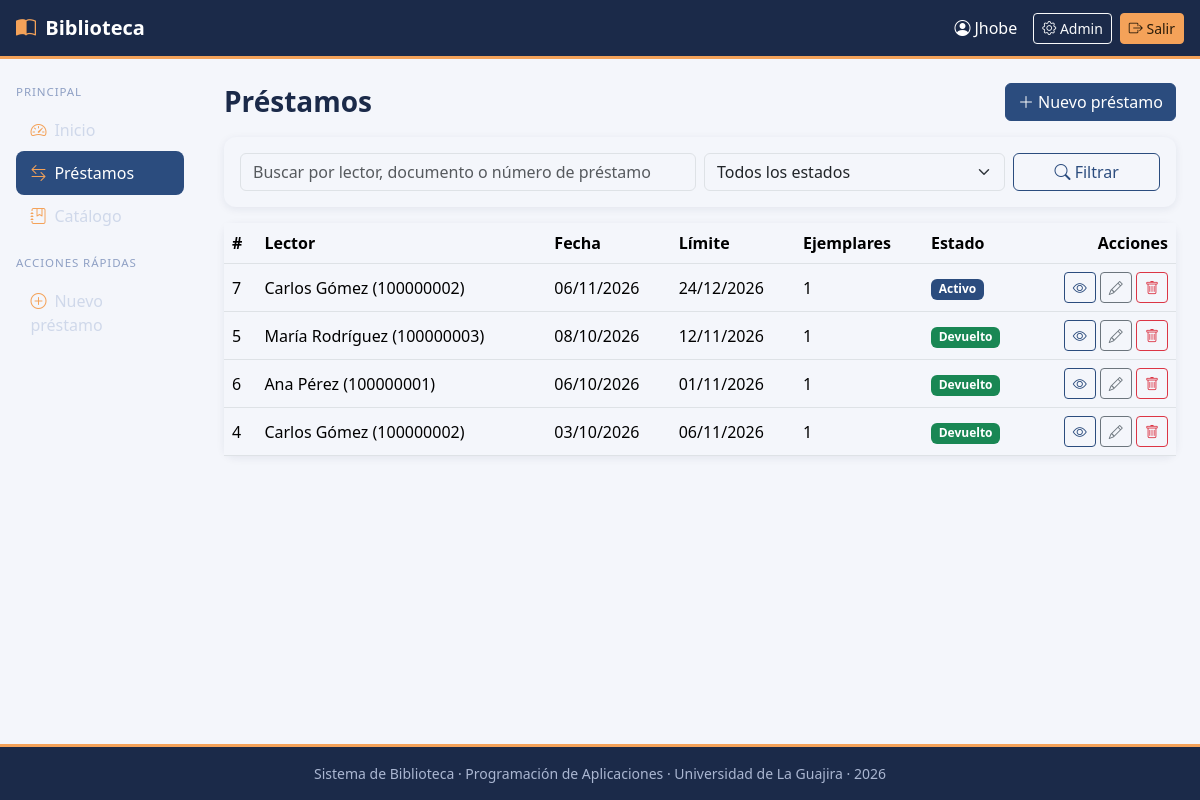
Page /prestamos/ (signed in) on the earlier database version.
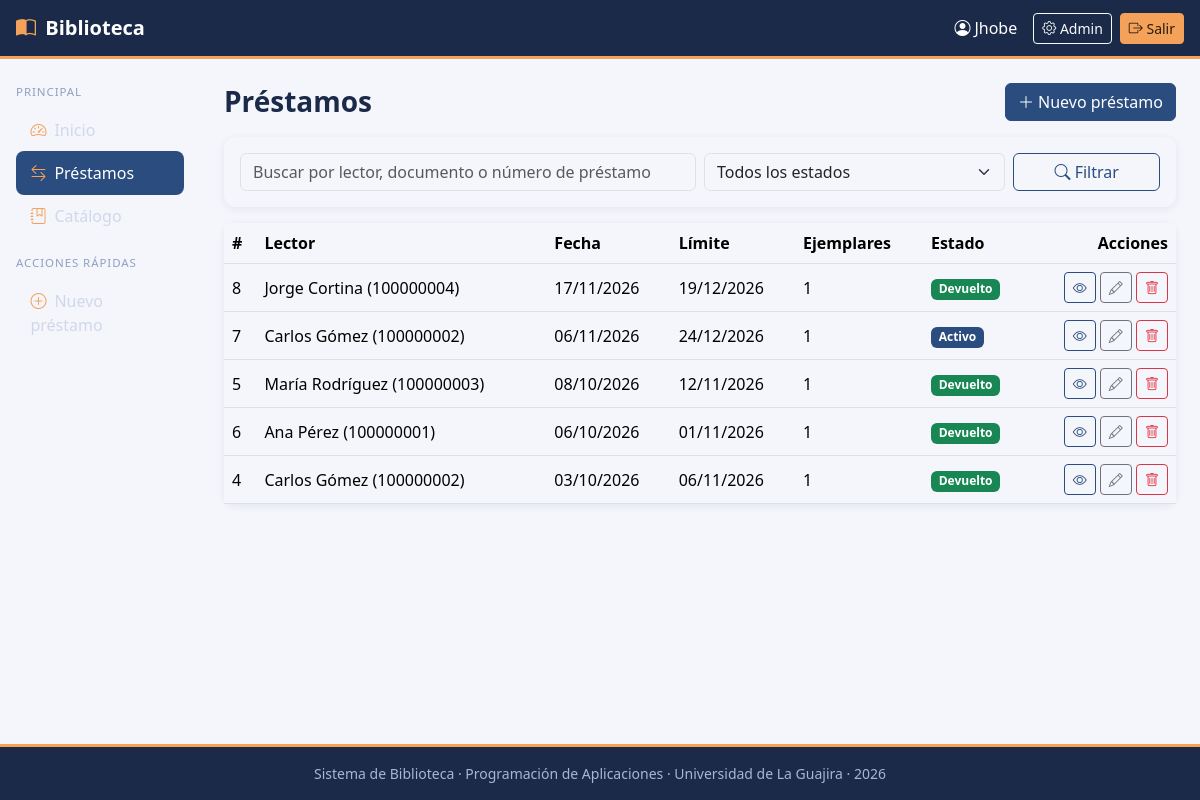
Same page on the later database version.
### apps/prestamos/models.py (models this page shows, shortened)
class Prestamo(models.Model):
    ESTADOS = [
        ('activo', 'Activo'),
        ('devuelto', 'Devuelto'),
        ('vencido', 'Vencido'),
        ('cancelado', 'Cancelado'),
    ]
    pk_pre_id = models.AutoField(primary_key=True)
    fk_lec_id = models.ForeignKey(
        'lectores.Lector', on_delete=models.PROTECT, db_column='fk_lec_id', related_name='prestamos'
    )
    pre_fecha_prestamo = models.DateField(default=timezone.localdate)
    pre_fecha_limite = models.DateField()
    pre_estado = models.CharField(max_length=20, choices=ESTADOS, default='activo')
    pre_observaciones = models.TextField(blank=True)
    class Meta:
        db_table = 'tbl_prestamo'
        ordering = ['-pre_fecha_prestamo', '-pk_pre_id']
        verbose_name = 'préstamo'
        verbose_name_plural = 'préstamos'

### apps/lectores/models.py (models this page shows)
class Lector(models.Model):
    pk_lec_id = models.AutoField(primary_key=True)
    lec_documento = models.CharField(max_length=25, unique=True)
    lec_nombres = models.CharField(max_length=100)
    lec_apellidos = models.CharField(max_length=100)
    lec_correo = models.EmailField(unique=True)
    lec_telefono = models.CharField(max_length=25, blank=True)
    lec_fecha_registro = models.DateField(auto_now_add=True)
    lec_activo = models.BooleanField(default=True)
    class Meta:
        db_table = 'tbl_lector'
        ordering = ['lec_apellidos', 'lec_nombres']
        verbose_name = 'lector'
        verbose_name_plural = 'lectores'
    def __str__(self):
        return f'{self.lec_nombres} {self.lec_apellidos} ({self.lec_documento})'

### apps/prestamos/views.py (the view)
# urls.py: path('', views.lista, name='lista'),
@login_required
def lista(request):
    q = request.GET.get('q', '').strip()
    estado = request.GET.get('estado', '')
    prestamos = Prestamo.objects.select_related('fk_lec_id').annotate(total=Count('detalles')).order_by('-pre_fecha_prestamo', '-pk_pre_id')
    if q:
        filtro = (Q(fk_lec_id__lec_nombres__icontains=q) | Q(fk_lec_id__lec_apellidos__icontains=q)
                  | Q(fk_lec_id__lec_documento__icontains=q))
        if q.isdigit():
            filtro |= Q(pk_pre_id=int(q))
        prestamos = prestamos.filter(filtro)
    if estado:
        prestamos = prestamos.filter(pre_estado=estado)
    pagina = Paginator(prestamos, 8).get_page(request.GET.get('page'))
    return render(request, 'prestamos/lista.html', {
        'pagina': pagina, 'q': q, 'estado': estado, 'estados': Prestamo.ESTADOS,
    })

### templates/prestamos/lista.html (shortened to what this page needs)
{% extends 'base.html' %}
{% block contenido %}
<div class="d-flex justify-content-between align-items-center mb-3">
  <h1 class="h3 titulo-pagina mb-0">Préstamos</h1>
  <a href="{% url 'prestamos:crear' %}" class="btn btn-primary"><i class="bi bi-plus-lg"></i> Nuevo préstamo</a>
</div>
<form method="get" class="card card-body mb-3">
  <div class="row g-2">
    <div class="col-md-6">
      <input type="text" name="q" value="{{ q }}" class="form-control" placeholder="Buscar por lector, documento o número de préstamo">
    </div>
    <div class="col-md-4">
      <select name="estado" class="form-select">
        <option value="">Todos los estados</option>
      </select>
    </div>
    <div class="col-md-2 d-grid">
      <button class="btn btn-outline-primary" type="submit"><i class="bi bi-search"></i> Filtrar</button>
    </div>
  </div>
</form>
<div class="card">
  <div class="table-responsive">
    <table class="table table-hover align-middle mb-0">
      <thead>
        <tr><th>#</th><th>Lector</th><th>Fecha</th><th>Límite</th><th>Ejemplares</th><th>Estado</th><th class="text-end">Acciones</th></tr>
      </thead>
      <tbody>
        {% for p in pagina %}
        <tr>
          <td>{{ p.pk_pre_id }}</td>
          <td>{{ p.fk_lec_id }}</td>
          <td>{{ p.pre_fecha_prestamo|date:"d/m/Y" }}</td>
          <td>{{ p.pre_fecha_limite|date:"d/m/Y" }}</td>
          <td>{{ p.total }}</td>
          <td>{% include 'prestamos/_estado.html' %}</td>
          <td class="text-end">
            <a href="{% url 'prestamos:detalle' p.pk_pre_id %}" class="btn btn-sm btn-outline-primary" title="Ver"><i class="bi bi-eye"></i></a>
            <a href="{% url 'prestamos:editar' p.pk_pre_id %}" class="btn btn-sm btn-outline-secondary" title="Editar"><i class="bi bi-pencil"></i></a>
            <a href="{% url 'prestamos:eliminar' p.pk_pre_id %}" class="btn btn-sm btn-outline-danger" title="Eliminar"><i class="bi bi-trash"></i></a>
          </td>
        </tr>
        {% empty %}
        <tr><td colspan="7" class="text-center text-muted py-4">No se encontraron préstamos.</td></tr>
        {% endfor %}
      </tbody>
    </table>
  </div>
</div>
{% endblock %}

### templates/base.html (shortened to what this page needs)
{% load static %}<!DOCTYPE html>
<html lang="es">
<head>
  <link href="https://cdn.jsdelivr.net/npm/bootstrap@5.3.3/dist/css/bootstrap.min.css" rel="stylesheet">
  <link href="https://cdn.jsdelivr.net/npm/bootstrap-icons@1.11.3/font/bootstrap-icons.css" rel="stylesheet">
  <link href="{% static 'css/estilos.css' %}" rel="stylesheet">
</head>
<body>
  {% with ns=request.resolver_match.namespace %}
  <nav class="navbar navbar-dark navbar-bib px-3">
    <div class="d-flex align-items-center">
      <a class="navbar-brand fw-bold" href="{% url 'inicio' %}">
        <i class="bi bi-book-half me-1"></i> Biblioteca
      </a>
    </div>
    <div class="d-flex align-items-center text-white">
      {% if user.is_authenticated %}
        <span class="me-3 d-none d-sm-inline"><i class="bi bi-person-circle me-1"></i>{{ user.get_username }}</span>
        {% if user.is_staff %}
        <a class="btn btn-sm btn-outline-light me-2" href="{% url 'admin:index' %}">
          <i class="bi bi-gear"></i> Admin
        </a>
        {% endif %}
        <form method="post" action="{% url 'logout' %}" class="m-0">
          <button type="submit" class="btn btn-sm btn-acento"><i class="bi bi-box-arrow-right"></i> Salir</button>
        </form>
      {% else %}
        <a class="btn btn-sm btn-acento" href="{% url 'login' %}"><i class="bi bi-box-arrow-in-right"></i> Ingresar</a>
      {% endif %}
    </div>
  </nav>
  <div class="container-fluid contenido">
    <div class="row">
      {% if user.is_authenticated %}
      <aside class="offcanvas-lg offcanvas-start sidebar col-lg-2 p-3" tabindex="-1" id="menuLateral"
             style="--bs-offcanvas-bg: var(--bib-noche); --bs-offcanvas-width: 260px;">
        <div class="offcanvas-body d-block p-0">
          <p class="titulo-seccion mb-2 mt-lg-2">Principal</p>
          <ul class="nav flex-column mb-3">
            <li class="nav-item">
              <a class="nav-link {% if request.resolver_match.url_name == 'inicio' %}active{% endif %}" href="{% url 'inicio' %}">
                <i class="bi bi-speedometer2"></i>Inicio</a>
            </li>
            <li class="nav-item">
              <a class="nav-link {% if ns == 'prestamos' %}active{% endif %}" href="{% url 'prestamos:lista' %}">
                <i class="bi bi-arrow-left-right"></i>Préstamos</a>
            </li>
            <li class="nav-item">
              <a class="nav-link {% if ns == 'libros' %}active{% endif %}" href="{% url 'libros:lista' %}">
                <i class="bi bi-journal-bookmark"></i>Catálogo</a>
            </li>
          </ul>
          <p class="titulo-seccion mb-2">Acciones rápidas</p>
          <ul class="nav flex-column">
            <li class="nav-item">
              <a class="nav-link" href="{% url 'prestamos:crear' %}"><i class="bi bi-plus-circle"></i>Nuevo préstamo</a>
            </li>
          </ul>
        </div>
      </aside>
      {% endif %}
      <main class="{% if user.is_authenticated %}col-lg-10{% else %}col-12{% endif %} p-4">
        {% block contenido %}{% endblock %}
      </main>
    </div>
  </div>
  <footer class="footer-bib text-center py-3 small">
    Sistema de Biblioteca · Programación de Aplicaciones · Universidad de La Guajira · {% now "Y" %}
  </footer>
  {% endwith %}
</body>
</html>

### templates/prestamos/_estado.html
{% if p.pre_estado == 'activo' %}<span class="badge text-bg-primary">{{ p.get_pre_estado_display }}</span>
{% elif p.pre_estado == 'devuelto' %}<span class="badge text-bg-success">{{ p.get_pre_estado_display }}</span>
{% elif p.pre_estado == 'vencido' %}<span class="badge text-bg-danger">{{ p.get_pre_estado_display }}</span>
{% else %}<span class="badge text-bg-secondary">{{ p.get_pre_estado_display }}</span>{% endif %}

### static/css/estilos.css (style rules this page uses)
:root { --bib-noche: #1b2a49; --bib-azul: #2b4c7e; --bib-acento: #f4a259; --bib-fondo: #f4f6fb; --bs-primary: var(--bib-azul); --bs-primary-rgb: 43, 76, 126; --bs-link-color: var(--bib-azul); --bs-link-color-rgb: 43, 76, 126; --bs-link-hover-color: #1d3558; --bs-body-bg: var(--bib-fondo); }
body { background: var(--bib-fondo); min-height: 100vh; display: flex; flex-direction: column; }
.btn-primary { --bs-btn-bg: var(--bib-azul); --bs-btn-border-color: var(--bib-azul); --bs-btn-hover-bg: #1d3558; --bs-btn-hover-border-color: #1d3558; --bs-btn-active-bg: #1d3558; --bs-btn-active-border-color: #1d3558; --bs-btn-disabled-bg: var(--bib-azul); --bs-btn-disabled-border-color: var(--bib-azul); }
.btn-outline-primary { --bs-btn-color: var(--bib-azul); --bs-btn-border-color: var(--bib-azul); --bs-btn-hover-bg: var(--bib-azul); --bs-btn-hover-border-color: var(--bib-azul); --bs-btn-active-bg: var(--bib-azul); --bs-btn-active-border-color: var(--bib-azul); }
.btn-acento { --bs-btn-bg: var(--bib-acento); --bs-btn-border-color: var(--bib-acento); --bs-btn-color: #2a1c0a; --bs-btn-hover-bg: #e8914a; --bs-btn-hover-border-color: #e8914a; --bs-btn-hover-color: #2a1c0a; }
.navbar-bib { background: var(--bib-noche); border-bottom: 3px solid var(--bib-acento); }
.navbar-bib .navbar-brand i { color: var(--bib-acento); }
.sidebar { background: var(--bib-noche); min-height: 100%; }
.sidebar .nav-link { color: #cfd8ea; border-radius: .5rem; padding: .6rem .9rem; }
.sidebar .nav-link i { color: var(--bib-acento); margin-right: .5rem; }
.sidebar .nav-link.active { background: var(--bib-azul); color: #fff; }
.sidebar .titulo-seccion { color: #8fa0c4; font-size: .72rem; letter-spacing: .08em; text-transform: uppercase; }
.contenido { flex: 1; }
.card { border: 0; box-shadow: 0 2px 8px rgba(27, 42, 73, .08); border-radius: .75rem; }
.table thead { background: var(--bib-noche); color: #fff; }
.titulo-pagina { color: var(--bib-noche); font-weight: 700; }
.footer-bib { background: var(--bib-noche); color: #aab6d1; border-top: 3px solid var(--bib-acento); }

Differences in the rows shown:
added Prestamo: pk_pre_id "8", fk_lec_id "Jorge Cortina (100000004)", pre_fecha_prestamo "17/11/2026", pre_fecha_limite "19/12/2026", total "1", pre_estado "Devuelto"
